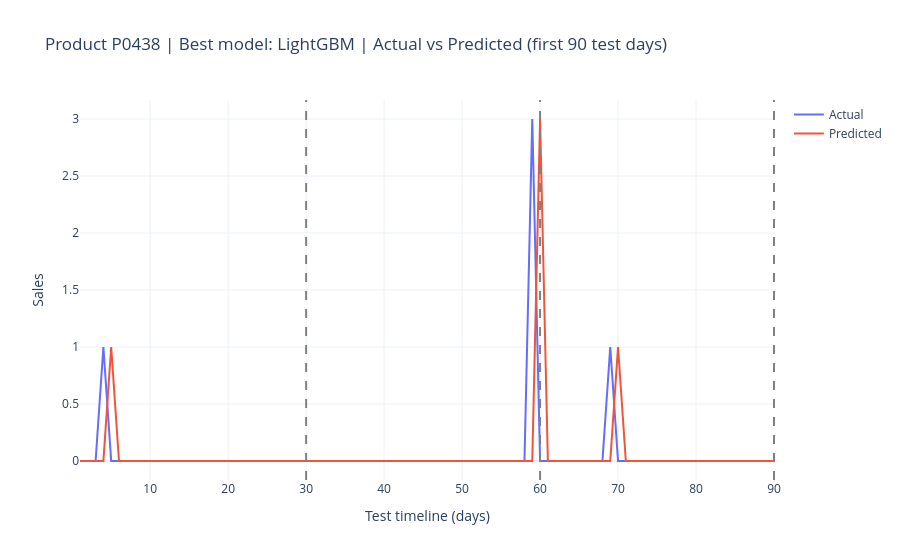
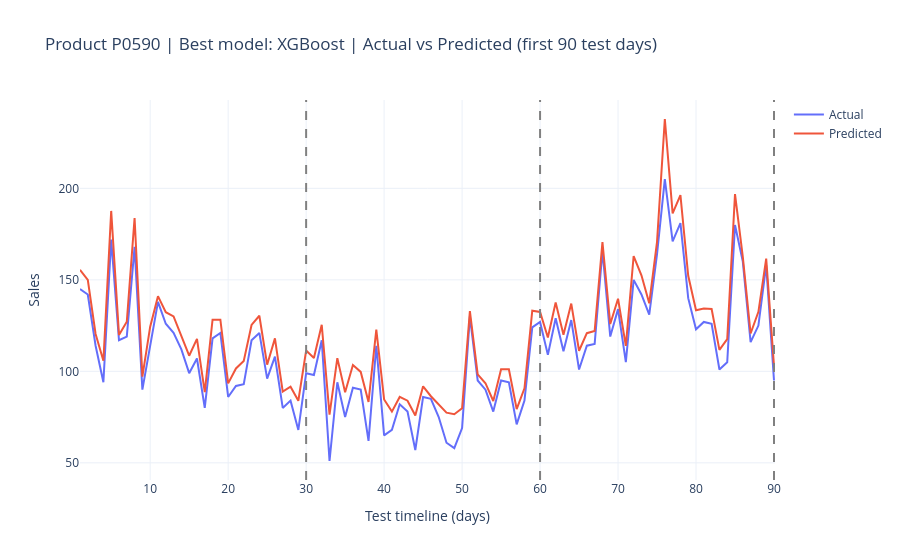
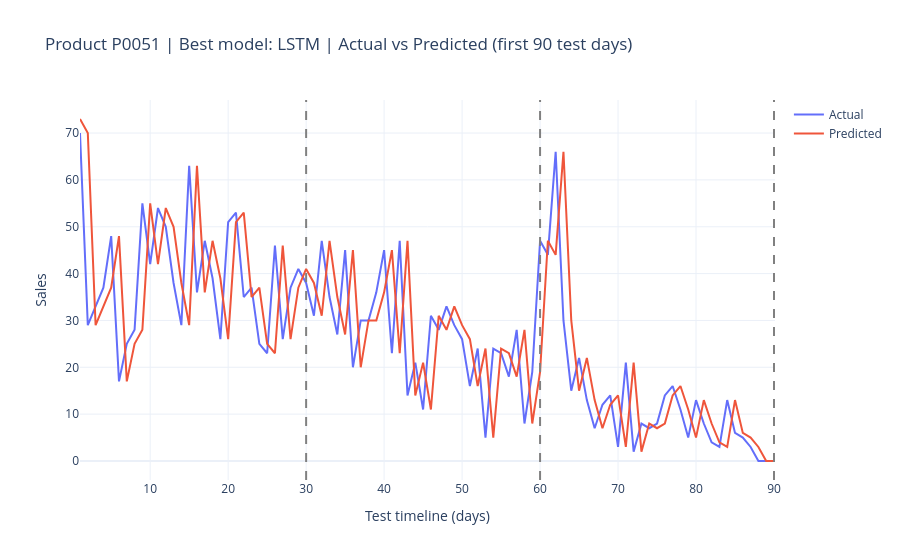
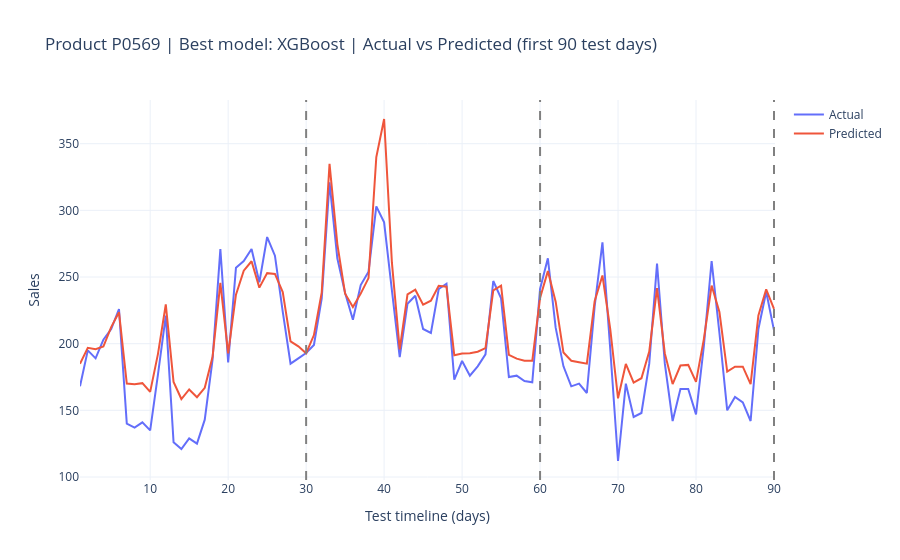

The code cell stored with these charts, in order, in its notebook:
### Code cell
import plotly.express as px

# 4) Visualizations: actual vs predicted + horizon accuracy summary

# A) Per-product actual vs predicted (up to first 90 test points)
for _, row in selected_top5.iterrows():
    product = row['Product']
    model_name = row['Model']

    result = {'LightGBM': lgbm_results_20, 'XGBoost': xgb_results_20, 'LSTM': lstm_results_20}[model_name][product]

    y_true = np.asarray(result['y_test']).astype(float).ravel()
    y_pred = np.asarray(result['preds']).astype(float).ravel()
    n = min(90, len(y_true), len(y_pred))

    plot_df = pd.DataFrame({
        't': np.arange(1, n + 1),
        'Actual': y_true[:n],
        'Predicted': y_pred[:n],
    })

    fig = go.Figure()
    fig.add_trace(go.Scatter(x=plot_df['t'], y=plot_df['Actual'], mode='lines', name='Actual'))
    fig.add_trace(go.Scatter(x=plot_df['t'], y=plot_df['Predicted'], mode='lines', name='Predicted'))

    for vline in [30, 60, 90]:
        if vline <= n:
            fig.add_vline(x=vline, line_dash='dash', line_color='gray')

    fig.update_layout(
        title=f'Product {product} | Best model: {model_name} | Actual vs Predicted (first {n} test days)',
        xaxis_title='Test timeline (days)',
        yaxis_title='Sales',
        template='plotly_white'
    )
    fig.show()

# B) RMSE by horizon for top-5 best product-model pairs
fig_rmse = px.bar(
    accuracy_df_5,
    x='Product',
    y='RMSE',
    color='HorizonDays',
    barmode='group',
    title='RMSE by Product and Forecast Horizon (30/60/90)',
    category_orders={'HorizonDays': [30, 60, 90]}
)
fig_rmse.update_layout(template='plotly_white')
fig_rmse.show()

# C) MAE by horizon for top-5 best product-model pairs
fig_mae = px.bar(
    accuracy_df_5,
    x='Product',
    y='MAE',
    color='HorizonDays',
    barmode='group',
    title='MAE by Product and Forecast Horizon (30/60/90)',
    category_orders={'HorizonDays': [30, 60, 90]}
)
fig_mae.update_layout(template='plotly_white')
fig_mae.show()

# D) Optional quick table sorted by strongest 90-day RMSE
summary_90 = accuracy_df_5[accuracy_df_5['HorizonDays'] == 90].sort_values('RMSE').reset_index(drop=True)
print('\\n90-day accuracy ranking (lower RMSE is better):')
print(summary_90[['Product', 'Model', 'RMSE', 'MAE', 'MAPE_pct', 'R2']])

### Figure 1 — Plotly figure (JSON) as saved in the notebook; plotly's stock layout.template omitted (floating-point values rounded to 4 significant figures)
{"data": [{"mode": "lines", "name": "Actual", "type": "scatter", "x": [1, 2, 3, 4, 5, 6, 7, 8, 9, 10, 11, 12, 13, 14, 15, 16, 17, 18, 19, 20, 21, 22, 23, 24, 25, 26, 27, 28, 29, 30, 31, 32, 33, 34, 35, 36, 37, 38, 39, 40, 41, 42, 43, 44, 45, 46, 47, 48, 49, 50, 51, 52, 53, 54, 55, 56, 57, 58, 59, 60, 61, 62, 63, 64, 65, 66, 67, 68, 69, 70, 71, 72, 73, 74, 75, 76, 77, 78, 79, 80, 81, 82, 83, 84, 85, 86, 87, 88, 89, 90], "y": [0.0, 0.0, 0.0, 1.0, 0.0, 0.0, 0.0, 0.0, 0.0, 0.0, 0.0, 0.0, 0.0, 0.0, 0.0, 0.0, 0.0, 0.0, 0.0, 0.0, 0.0, 0.0, 0.0, 0.0, 0.0, 0.0, 0.0, 0.0, 0.0, 0.0, 0.0, 0.0, 0.0, 0.0, 0.0, 0.0, 0.0, 0.0, 0.0, 0.0, 0.0, 0.0, 0.0, 0.0, 0.0, 0.0, 0.0, 0.0, 0.0, 0.0, 0.0, 0.0, 0.0, 0.0, 0.0, 0.0, 0.0, 0.0, 3.0, 0.0, 0.0, 0.0, 0.0, 0.0, 0.0, 0.0, 0.0, 0.0, 1.0, 0.0, 0.0, 0.0, 0.0, 0.0, 0.0, 0.0, 0.0, 0.0, 0.0, 0.0, 0.0, 0.0, 0.0, 0.0, 0.0, 0.0, 0.0, 0.0, 0.0, 0.0]}, {"mode": "lines", "name": "Predicted", "type": "scatter", "x": [1, 2, 3, 4, 5, 6, 7, 8, 9, 10, 11, 12, 13, 14, 15, 16, 17, 18, 19, 20, 21, 22, 23, 24, 25, 26, 27, 28, 29, 30, 31, 32, 33, 34, 35, 36, 37, 38, 39, 40, 41, 42, 43, 44, 45, 46, 47, 48, 49, 50, 51, 52, 53, 54, 55, 56, 57, 58, 59, 60, 61, 62, 63, 64, 65, 66, 67, 68, 69, 70, 71, 72, 73, 74, 75, 76, 77, 78, 79, 80, 81, 82, 83, 84, 85, 86, 87, 88, 89, 90], "y": [0.0, 0.0, 0.0, 0.0, 1.0, 0.0, 0.0, 0.0, 0.0, 0.0, 0.0, 0.0, 0.0, 0.0, 0.0, 0.0, 0.0, 0.0, 0.0, 0.0, 0.0, 0.0, 0.0, 0.0, 0.0, 0.0, 0.0, 0.0, 0.0, 0.0, 0.0, 0.0, 0.0, 0.0, 0.0, 0.0, 0.0, 0.0, 0.0, 0.0, 0.0, 0.0, 0.0, 0.0, 0.0, 0.0, 0.0, 0.0, 0.0, 0.0, 0.0, 0.0, 0.0, 0.0, 0.0, 0.0, 0.0, 0.0, 0.0, 3.0, 0.0, 0.0, 0.0, 0.0, 0.0, 0.0, 0.0, 0.0, 0.0, 1.0, 0.0, 0.0, 0.0, 0.0, 0.0, 0.0, 0.0, 0.0, 0.0, 0.0, 0.0, 0.0, 0.0, 0.0, 0.0, 0.0, 0.0, 0.0, 0.0, 0.0]}], "layout": {"shapes": [{"line": {"color": "gray", "dash": "dash"}, "type": "line", "x0": 30, "x1": 30, "xref": "x", "y0": 0, "y1": 1, "yref": "y domain"}, {"line": {"color": "gray", "dash": "dash"}, "type": "line", "x0": 60, "x1": 60, "xref": "x", "y0": 0, "y1": 1, "yref": "y domain"}, {"line": {"color": "gray", "dash": "dash"}, "type": "line", "x0": 90, "x1": 90, "xref": "x", "y0": 0, "y1": 1, "yref": "y domain"}], "title": {"text": "Product P0438 | Best model: LightGBM | Actual vs Predicted (first 90 test days)"}, "xaxis": {"title": {"text": "Test timeline (days)"}}, "yaxis": {"title": {"text": "Sales"}}}}

### Figure 2 — Plotly figure (JSON) as saved in the notebook; plotly's stock layout.template omitted (floating-point values rounded to 4 significant figures)
{"data": [{"mode": "lines", "name": "Actual", "type": "scatter", "x": [1, 2, 3, 4, 5, 6, 7, 8, 9, 10, 11, 12, 13, 14, 15, 16, 17, 18, 19, 20, 21, 22, 23, 24, 25, 26, 27, 28, 29, 30, 31, 32, 33, 34, 35, 36, 37, 38, 39, 40, 41, 42, 43, 44, 45, 46, 47, 48, 49, 50, 51, 52, 53, 54, 55, 56, 57, 58, 59, 60, 61, 62, 63, 64, 65, 66, 67, 68, 69, 70, 71, 72, 73, 74, 75, 76, 77, 78, 79, 80, 81, 82, 83, 84, 85, 86, 87, 88, 89, 90], "y": [145.0, 142.0, 114.0, 94.0, 172.0, 117.0, 119.0, 168.0, 90.0, 115.0, 138.0, 126.0, 121.0, 112.0, 99.0, 107.0, 80.0, 118.0, 121.0, 86.0, 92.0, 93.0, 117.0, 121.0, 96.0, 108.0, 80.0, 84.0, 68.0, 99.0, 98.0, 117.0, 51.0, 94.0, 75.0, 91.0, 90.0, 62.0, 114.0, 65.0, 68.0, 82.0, 78.0, 57.0, 86.0, 85.0, 75.0, 61.0, 58.0, 69.0, 130.0, 95.0, 90.0, 78.0, 95.0, 94.0, 71.0, 84.0, 124.0, 127.0, 109.0, 129.0, 111.0, 128.0, 101.0, 114.0, 115.0, 166.0, 119.0, 134.0, 105.0, 150.0, 142.0, 131.0, 164.0, 205.0, 171.0, 181.0, 140.0, 123.0, 127.0, 126.0, 101.0, 105.0, 180.0, 160.0, 116.0, 125.0, 158.0, 95.0]}, {"mode": "lines", "name": "Predicted", "type": "scatter", "x": [1, 2, 3, 4, 5, 6, 7, 8, 9, 10, 11, 12, 13, 14, 15, 16, 17, 18, 19, 20, 21, 22, 23, 24, 25, 26, 27, 28, 29, 30, 31, 32, 33, 34, 35, 36, 37, 38, 39, 40, 41, 42, 43, 44, 45, 46, 47, 48, 49, 50, 51, 52, 53, 54, 55, 56, 57, 58, 59, 60, 61, 62, 63, 64, 65, 66, 67, 68, 69, 70, 71, 72, 73, 74, 75, 76, 77, 78, 79, 80, 81, 82, 83, 84, 85, 86, 87, 88, 89, 90], "y": [155.5, 150.0, 120.4, 105.8, 187.7, 119.9, 127.1, 183.8, 97.11, 124.4, 141.1, 132.3, 130.0, 119.0, 108.5, 117.7, 88.62, 128.2, 128.2, 93.44, 101.6, 105.6, 125.4, 130.4, 103.6, 118.0, 88.96, 91.57, 83.91, 111.4, 107.2, 125.5, 76.32, 107.2, 88.52, 103.5, 99.69, 83.27, 122.8, 84.63, 77.99, 86.02, 83.98, 75.88, 91.82, 86.39, 81.82, 77.43, 76.57, 79.78, 132.9, 98.39, 93.5, 83.78, 101.1, 101.1, 79.39, 90.71, 133.1, 132.4, 118.5, 137.6, 120.0, 137.0, 111.3, 120.9, 122.0, 170.6, 125.8, 139.7, 113.9, 163.0, 152.5, 137.2, 170.8, 237.9, 186.3, 196.3, 152.2, 133.3, 134.4, 134.1, 111.8, 117.6, 196.9, 162.6, 120.7, 132.5, 161.6, 103.1]}], "layout": {"shapes": [{"line": {"color": "gray", "dash": "dash"}, "type": "line", "x0": 30, "x1": 30, "xref": "x", "y0": 0, "y1": 1, "yref": "y domain"}, {"line": {"color": "gray", "dash": "dash"}, "type": "line", "x0": 60, "x1": 60, "xref": "x", "y0": 0, "y1": 1, "yref": "y domain"}, {"line": {"color": "gray", "dash": "dash"}, "type": "line", "x0": 90, "x1": 90, "xref": "x", "y0": 0, "y1": 1, "yref": "y domain"}], "title": {"text": "Product P0590 | Best model: XGBoost | Actual vs Predicted (first 90 test days)"}, "xaxis": {"title": {"text": "Test timeline (days)"}}, "yaxis": {"title": {"text": "Sales"}}}}

### Figure 3 — Plotly figure (JSON) as saved in the notebook; plotly's stock layout.template omitted (floating-point values rounded to 4 significant figures)
{"data": [{"mode": "lines", "name": "Actual", "type": "scatter", "x": [1, 2, 3, 4, 5, 6, 7, 8, 9, 10, 11, 12, 13, 14, 15, 16, 17, 18, 19, 20, 21, 22, 23, 24, 25, 26, 27, 28, 29, 30, 31, 32, 33, 34, 35, 36, 37, 38, 39, 40, 41, 42, 43, 44, 45, 46, 47, 48, 49, 50, 51, 52, 53, 54, 55, 56, 57, 58, 59, 60, 61, 62, 63, 64, 65, 66, 67, 68, 69, 70, 71, 72, 73, 74, 75, 76, 77, 78, 79, 80, 81, 82, 83, 84, 85, 86, 87, 88, 89, 90], "y": [70.0, 29.0, 33.0, 37.0, 48.0, 17.0, 25.0, 28.0, 55.0, 42.0, 54.0, 50.0, 38.0, 29.0, 63.0, 36.0, 47.0, 39.0, 26.0, 51.0, 53.0, 35.0, 37.0, 25.0, 23.0, 46.0, 26.0, 37.0, 41.0, 38.0, 31.0, 47.0, 35.0, 27.0, 45.0, 20.0, 30.0, 30.0, 36.0, 45.0, 23.0, 47.0, 14.0, 21.0, 11.0, 31.0, 28.0, 33.0, 29.0, 26.0, 16.0, 24.0, 5.0, 24.0, 23.0, 18.0, 28.0, 8.0, 19.0, 47.0, 44.0, 66.0, 30.0, 15.0, 22.0, 13.0, 7.0, 12.0, 14.0, 3.0, 21.0, 2.0, 8.0, 7.0, 8.0, 14.0, 16.0, 11.0, 5.0, 13.0, 8.0, 4.0, 3.0, 13.0, 6.0, 5.0, 3.0, 0.0, 0.0, 0.0]}, {"mode": "lines", "name": "Predicted", "type": "scatter", "x": [1, 2, 3, 4, 5, 6, 7, 8, 9, 10, 11, 12, 13, 14, 15, 16, 17, 18, 19, 20, 21, 22, 23, 24, 25, 26, 27, 28, 29, 30, 31, 32, 33, 34, 35, 36, 37, 38, 39, 40, 41, 42, 43, 44, 45, 46, 47, 48, 49, 50, 51, 52, 53, 54, 55, 56, 57, 58, 59, 60, 61, 62, 63, 64, 65, 66, 67, 68, 69, 70, 71, 72, 73, 74, 75, 76, 77, 78, 79, 80, 81, 82, 83, 84, 85, 86, 87, 88, 89, 90], "y": [73.0, 70.0, 29.0, 33.0, 37.0, 48.0, 17.0, 25.0, 28.0, 55.0, 42.0, 54.0, 50.0, 38.0, 29.0, 63.0, 36.0, 47.0, 39.0, 26.0, 51.0, 53.0, 35.0, 37.0, 25.0, 23.0, 46.0, 26.0, 37.0, 41.0, 38.0, 31.0, 47.0, 35.0, 27.0, 45.0, 20.0, 30.0, 30.0, 36.0, 45.0, 23.0, 47.0, 14.0, 21.0, 11.0, 31.0, 28.0, 33.0, 29.0, 26.0, 16.0, 24.0, 5.0, 24.0, 23.0, 18.0, 28.0, 8.0, 19.0, 47.0, 44.0, 66.0, 30.0, 15.0, 22.0, 13.0, 7.0, 12.0, 14.0, 3.0, 21.0, 2.0, 8.0, 7.0, 8.0, 14.0, 16.0, 11.0, 5.0, 13.0, 8.0, 4.0, 3.0, 13.0, 6.0, 5.0, 3.0, 0.0, 0.0]}], "layout": {"shapes": [{"line": {"color": "gray", "dash": "dash"}, "type": "line", "x0": 30, "x1": 30, "xref": "x", "y0": 0, "y1": 1, "yref": "y domain"}, {"line": {"color": "gray", "dash": "dash"}, "type": "line", "x0": 60, "x1": 60, "xref": "x", "y0": 0, "y1": 1, "yref": "y domain"}, {"line": {"color": "gray", "dash": "dash"}, "type": "line", "x0": 90, "x1": 90, "xref": "x", "y0": 0, "y1": 1, "yref": "y domain"}], "title": {"text": "Product P0051 | Best model: LSTM | Actual vs Predicted (first 90 test days)"}, "xaxis": {"title": {"text": "Test timeline (days)"}}, "yaxis": {"title": {"text": "Sales"}}}}

### Figure 4 — Plotly figure (JSON) as saved in the notebook; plotly's stock layout.template omitted (floating-point values rounded to 4 significant figures)
{"data": [{"mode": "lines", "name": "Actual", "type": "scatter", "x": [1, 2, 3, 4, 5, 6, 7, 8, 9, 10, 11, 12, 13, 14, 15, 16, 17, 18, 19, 20, 21, 22, 23, 24, 25, 26, 27, 28, 29, 30, 31, 32, 33, 34, 35, 36, 37, 38, 39, 40, 41, 42, 43, 44, 45, 46, 47, 48, 49, 50, 51, 52, 53, 54, 55, 56, 57, 58, 59, 60, 61, 62, 63, 64, 65, 66, 67, 68, 69, 70, 71, 72, 73, 74, 75, 76, 77, 78, 79, 80, 81, 82, 83, 84, 85, 86, 87, 88, 89, 90], "y": [168.0, 195.0, 189.0, 203.0, 211.0, 226.0, 140.0, 137.0, 141.0, 135.0, 177.0, 221.0, 126.0, 121.0, 129.0, 125.0, 143.0, 188.0, 271.0, 186.0, 257.0, 262.0, 271.0, 246.0, 280.0, 266.0, 224.0, 185.0, 189.0, 193.0, 199.0, 234.0, 321.0, 264.0, 238.0, 218.0, 244.0, 254.0, 303.0, 291.0, 240.0, 190.0, 230.0, 236.0, 211.0, 208.0, 241.0, 245.0, 173.0, 187.0, 176.0, 183.0, 192.0, 247.0, 234.0, 175.0, 176.0, 172.0, 171.0, 241.0, 264.0, 212.0, 183.0, 168.0, 170.0, 163.0, 228.0, 276.0, 196.0, 112.0, 170.0, 145.0, 148.0, 185.0, 260.0, 185.0, 142.0, 166.0, 166.0, 147.0, 198.0, 262.0, 208.0, 150.0, 160.0, 156.0, 142.0, 211.0, 239.0, 210.0]}, {"mode": "lines", "name": "Predicted", "type": "scatter", "x": [1, 2, 3, 4, 5, 6, 7, 8, 9, 10, 11, 12, 13, 14, 15, 16, 17, 18, 19, 20, 21, 22, 23, 24, 25, 26, 27, 28, 29, 30, 31, 32, 33, 34, 35, 36, 37, 38, 39, 40, 41, 42, 43, 44, 45, 46, 47, 48, 49, 50, 51, 52, 53, 54, 55, 56, 57, 58, 59, 60, 61, 62, 63, 64, 65, 66, 67, 68, 69, 70, 71, 72, 73, 74, 75, 76, 77, 78, 79, 80, 81, 82, 83, 84, 85, 86, 87, 88, 89, 90], "y": [185.0, 196.9, 195.9, 197.8, 212.4, 223.6, 170.1, 169.6, 170.4, 163.8, 192.4, 229.4, 171.3, 158.5, 165.7, 159.8, 166.9, 190.2, 245.6, 192.8, 236.7, 254.7, 261.8, 242.0, 252.9, 252.3, 238.7, 201.8, 198.0, 192.8, 206.5, 238.5, 334.9, 274.7, 237.5, 227.5, 237.5, 249.2, 340.0, 368.5, 260.7, 195.7, 236.9, 240.5, 229.3, 232.2, 243.5, 242.8, 191.3, 192.7, 192.8, 193.9, 196.7, 240.0, 243.5, 191.6, 188.8, 187.2, 187.2, 234.3, 254.4, 231.5, 193.4, 187.2, 186.0, 185.0, 231.8, 251.2, 210.9, 159.0, 184.8, 170.9, 174.1, 194.1, 241.6, 192.7, 169.7, 183.6, 184.1, 171.4, 203.3, 243.6, 223.8, 179.1, 182.8, 182.8, 169.7, 221.2, 240.8, 226.2]}], "layout": {"shapes": [{"line": {"color": "gray", "dash": "dash"}, "type": "line", "x0": 30, "x1": 30, "xref": "x", "y0": 0, "y1": 1, "yref": "y domain"}, {"line": {"color": "gray", "dash": "dash"}, "type": "line", "x0": 60, "x1": 60, "xref": "x", "y0": 0, "y1": 1, "yref": "y domain"}, {"line": {"color": "gray", "dash": "dash"}, "type": "line", "x0": 90, "x1": 90, "xref": "x", "y0": 0, "y1": 1, "yref": "y domain"}], "title": {"text": "Product P0569 | Best model: XGBoost | Actual vs Predicted (first 90 test days)"}, "xaxis": {"title": {"text": "Test timeline (days)"}}, "yaxis": {"title": {"text": "Sales"}}}}
